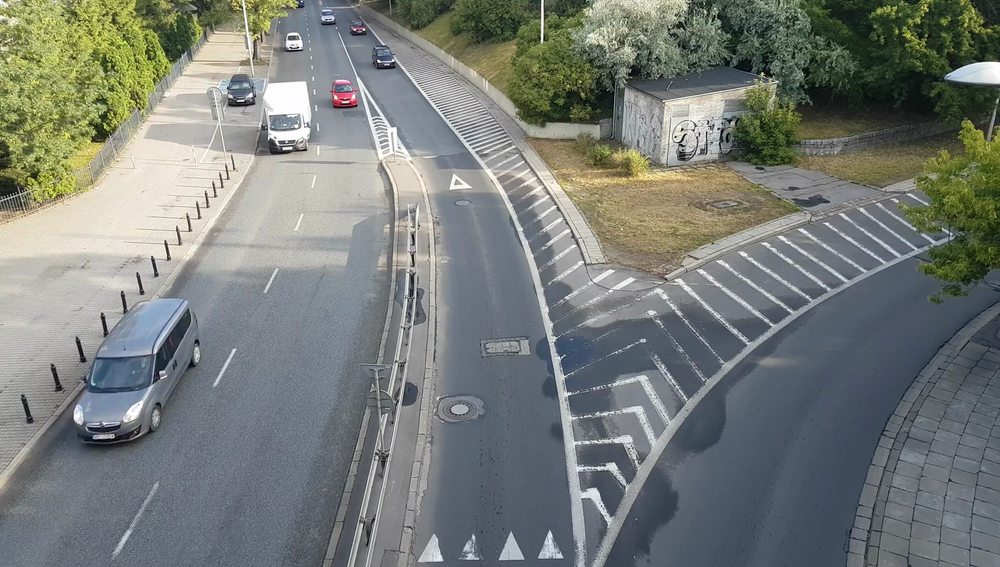
//> input picture test/data/img/scene00140.png, 1000 x 567 px, shrunk from 1920 x 1088 before the run
$ ./test   (built with g++ and OpenCV 4)
//> lines starting //> are read from the running program, lines starting //| are printed output that depends on the picture; after the words box and inside, x2 and y2 are one past the last pixel; in counts of white or black regions, pixels touching at a corner belong together
#include <iostream>
#include <string>
#include <opencv2/opencv.hpp>

#define WINDOW_SIZE 21
#define STEP_SIZE 30
#define MIN_EIGENVALUE 0.05f
#define MIN_EIGEN_RATIO 0.03f
#define MIN_MOTION 0.15f
#define MAX_MOTION 8.0f
#define DISPLAY_SCALE 3.0f

using namespace cv;

static Mat loadImage(const std::string& path, int flags)
{
//> called with path = "data/img/scene00140.png", flags = 0
    Mat image = imread(path, flags);
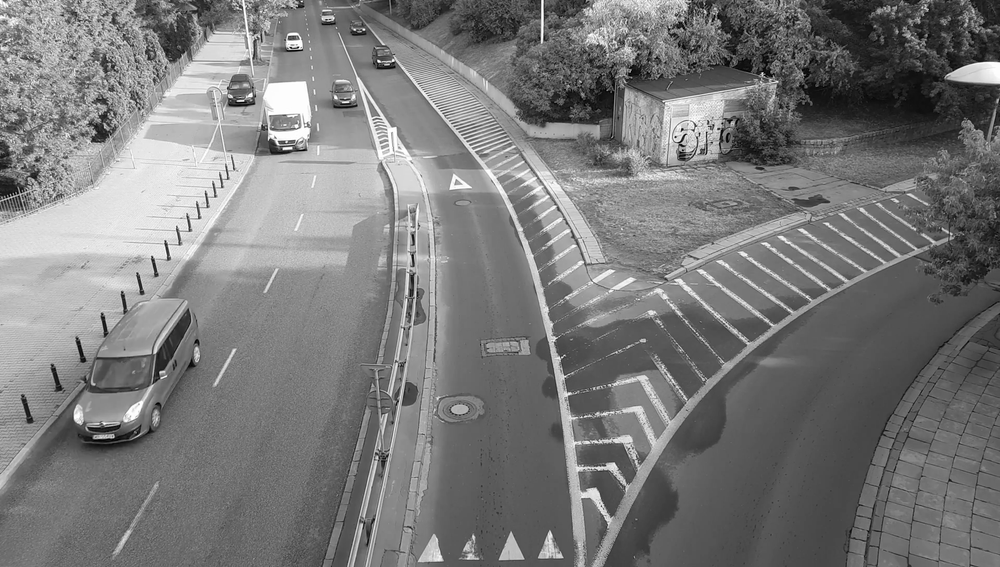
//> image: 567 rows x 1000 cols, CV_8UC1; min 0, max 255, mean 122.1
    if (!image.empty()) {
        return image;
    }

    return imread("test/" + path, flags);
}

int main()
{
    // read img
    Mat curr_frame_u8 = loadImage("data/img/scene00140.png", IMREAD_GRAYSCALE);
    Mat curr_frame_color = loadImage("data/img/scene00140.png", IMREAD_COLOR);
//> in loadImage, image is the input picture: 567 rows x 1000 cols, CV_8UC3; mean B, G, R 119.8, 124.6, 119.8
    Mat next_frame_u8 = loadImage("data/img/scene00141.png", IMREAD_GRAYSCALE);
//> call 3 of loadImage, with path = "data/img/scene00141.png", flags = 0
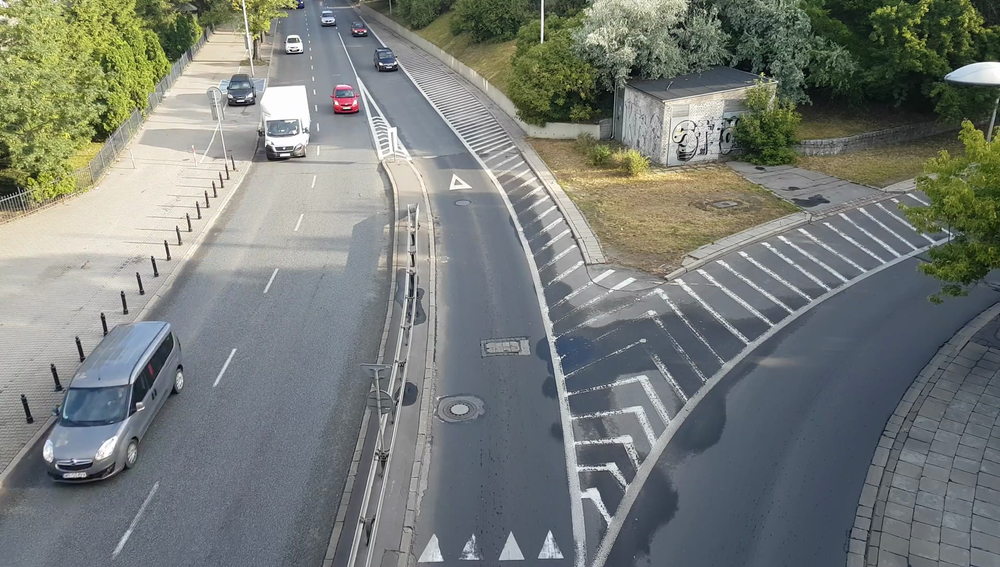
//> input picture test/data/img/scene00141.png, 1000 x 567 px, shrunk from 1920 x 1088 before the run
//> in loadImage (call 3), `Mat image = imread(path, flags);`:
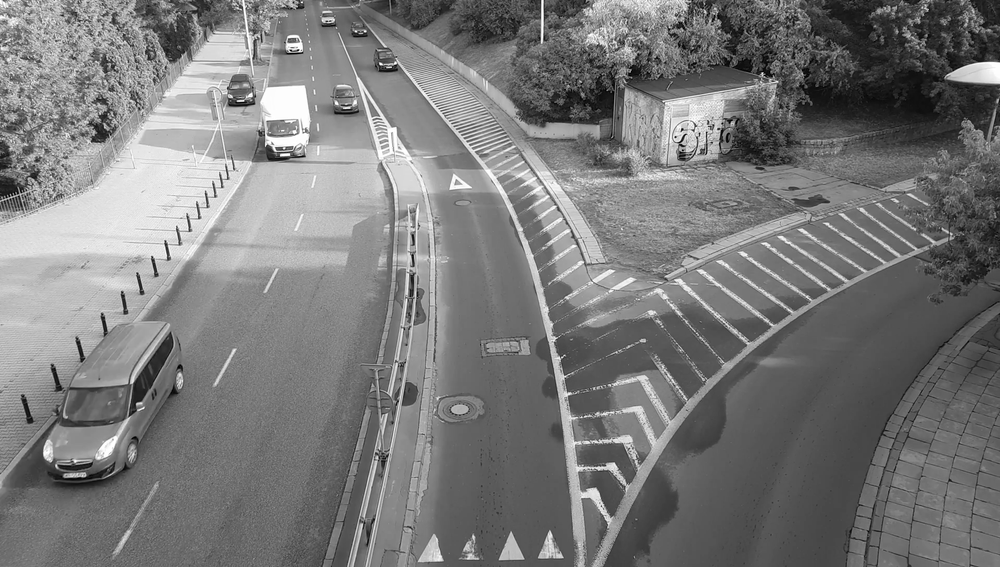
//> image: 567 rows x 1000 cols, CV_8UC1; min 0, max 255, mean 122.1

    if (curr_frame_u8.empty() || curr_frame_color.empty() || next_frame_u8.empty()) {
        std::cerr << "Failed to load input images." << std::endl;
        return 1;
    }

    if (curr_frame_u8.size() != next_frame_u8.size()) {
        std::cerr << "Input images must have the same size." << std::endl;
        return 1;
    }

    Mat curr_frame;
    Mat next_frame;
    curr_frame_u8.convertTo(curr_frame, CV_32F, 1.0 / 255.0);
    next_frame_u8.convertTo(next_frame, CV_32F, 1.0 / 255.0);

    // get img size
    int width = curr_frame.cols;
//> width = 1000
    int height = curr_frame.rows;
//> height = 567

    // calc diff between curr_frame, next_frame
    Mat df_dy = Mat::zeros(height, width, CV_32F);
    Mat df_dx = Mat::zeros(height, width, CV_32F);
    Mat df_dt = Mat::zeros(height, width, CV_32F);

    for (int y = 1; y < height - 1; y++) {
        for (int x = 1; x < width - 1; x++) {
            float curr_dx = curr_frame.at<float>(y, x + 1) - curr_frame.at<float>(y, x - 1);
            float next_dx = next_frame.at<float>(y, x + 1) - next_frame.at<float>(y, x - 1);
            float curr_dy = curr_frame.at<float>(y + 1, x) - curr_frame.at<float>(y - 1, x);
            float next_dy = next_frame.at<float>(y + 1, x) - next_frame.at<float>(y - 1, x);

            df_dx.at<float>(y, x) = 0.25f * (curr_dx + next_dx);
            df_dy.at<float>(y, x) = 0.25f * (curr_dy + next_dy);
            df_dt.at<float>(y, x) = next_frame.at<float>(y, x) - curr_frame.at<float>(y, x);
        }
    }
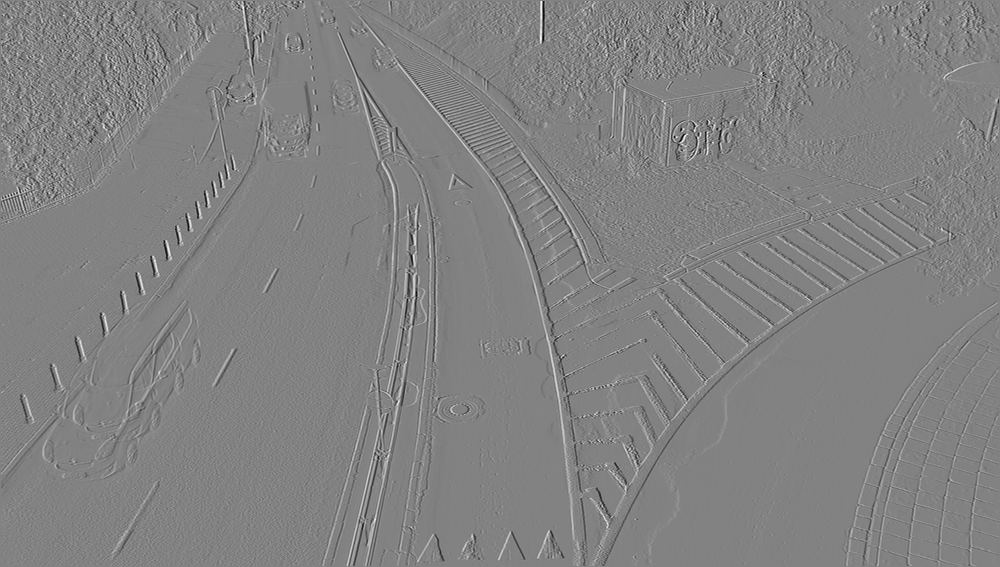
//> df_dx: 567 rows x 1000 cols, CV_32FC1; min -0.457, max 0.436, mean -0.000244; drawn with min black and max white
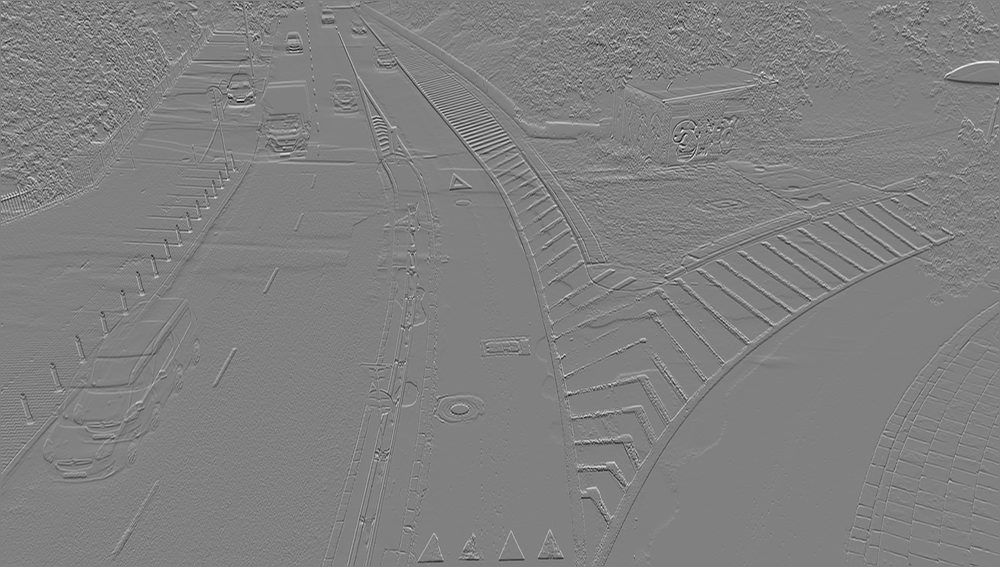
//> df_dy: 567 rows x 1000 cols, CV_32FC1; min -0.479, max 0.47, mean -5.78e-05; drawn with min black and max white
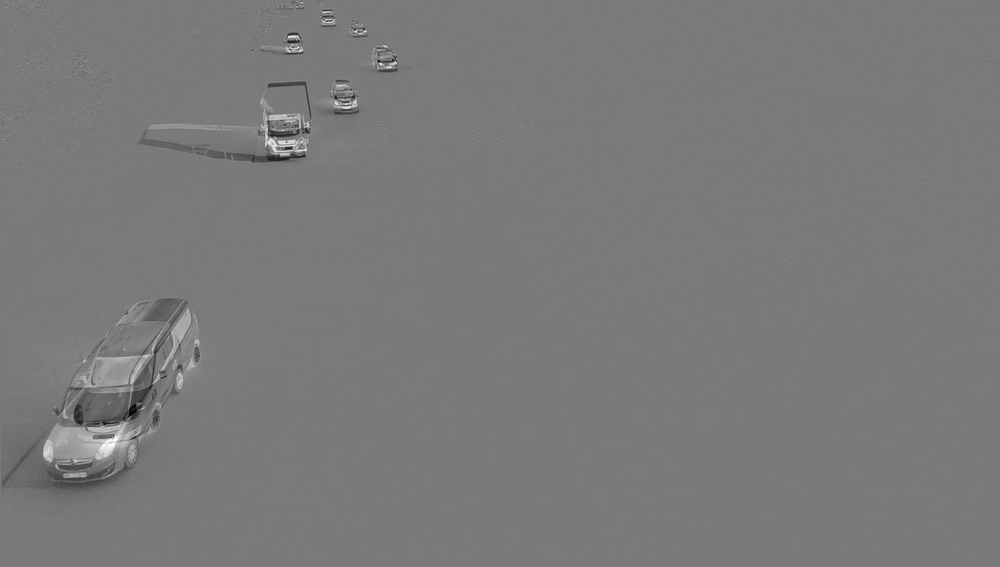
//> df_dt: 567 rows x 1000 cols, CV_32FC1; min -0.894, max 0.965, mean -0.000224; drawn with min black and max white

    // for all pixels
    int half_window = WINDOW_SIZE / 2;
    for (int y = half_window + 1; y < height - half_window - 1; y += STEP_SIZE) {
        for (int x = half_window + 1; x < width - half_window - 1; x += STEP_SIZE) {
            int index = 0;
            Mat matrix_A = Mat::zeros(WINDOW_SIZE * WINDOW_SIZE, 2, df_dt.type());
            Mat matrix_B = Mat::zeros(WINDOW_SIZE * WINDOW_SIZE, 1, df_dt.type());
            Mat motion_vectors = Mat::zeros(2, 1, df_dt.type());
            // adapt lucas-kanade algorithm
            for (int window_y = y - half_window; window_y <= y + half_window; window_y++) {
                for (int window_x = x - half_window; window_x <= x + half_window; window_x++) {

                    matrix_A.at<float>(index, 0) = df_dx.at<float>(window_y, window_x);
                    matrix_A.at<float>(index, 1) = df_dy.at<float>(window_y, window_x);
                    matrix_B.at<float>(index, 0) = -df_dt.at<float>(window_y, window_x);
                    index += 1;
                }
            }

            Mat normal_matrix = matrix_A.t() * matrix_A;
            Mat eigenvalues;
            eigen(normal_matrix, eigenvalues);
            float min_eigenvalue = eigenvalues.at<float>(1);
            float max_eigenvalue = eigenvalues.at<float>(0);
            if (min_eigenvalue < MIN_EIGENVALUE ||
                max_eigenvalue <= 0.0f ||
                min_eigenvalue / max_eigenvalue < MIN_EIGEN_RATIO) {
                continue;
            }

            solve(matrix_A, matrix_B, motion_vectors, DECOMP_SVD);

            float u = motion_vectors.at<float>(0);
            float v = motion_vectors.at<float>(1);
            float motion_squared = u * u + v * v;
            if (motion_squared < MIN_MOTION * MIN_MOTION ||
                motion_squared > MAX_MOTION * MAX_MOTION) {
                continue;
            }

            Point start(x, y);
            Point end(cvRound(x + DISPLAY_SCALE * u), cvRound(y + DISPLAY_SCALE * v));
            arrowedLine(curr_frame_color, start, end, Scalar(0, 0, 255), 1);
        }
    }
//> curr_frame_color: 567 rows x 1000 cols, CV_8UC3; 211 pixels changed, all inside (x1, y1, x2, y2) = (4, 11, 522, 501)

    // make window for display output
    namedWindow("image", WINDOW_AUTOSIZE);

    imshow("image", curr_frame_color);

    waitKey(0);
}
